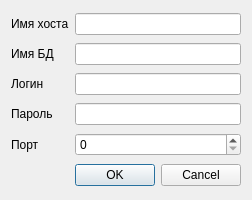
<?xml version="1.0" encoding="UTF-8"?>
<ui version="4.0">
 <class>Dialog</class>
 <widget class="QDialog" name="Dialog">
  <property name="geometry">
   <rect>
    <x>0</x>
    <y>0</y>
    <width>250</width>
    <height>200</height>
   </rect>
  </property>
  <property name="windowTitle">
   <string>Dialog</string>
  </property>
  <layout class="QGridLayout" name="gridLayout">
   <item row="3" column="2">
    <widget class="QLineEdit" name="le_login"/>
   </item>
   <item row="2" column="2">
    <widget class="QLineEdit" name="le_dbName"/>
   </item>
   <item row="1" column="2">
    <widget class="QLineEdit" name="le_hostName"/>
   </item>
   <item row="3" column="0">
    <widget class="QLabel" name="l_login">
     <property name="text">
      <string>Логин</string>
     </property>
     <property name="buddy">
      <cstring>le_login</cstring>
     </property>
    </widget>
   </item>
   <item row="2" column="0">
    <widget class="QLabel" name="l_dbName">
     <property name="text">
      <string>Имя БД</string>
     </property>
     <property name="buddy">
      <cstring>le_dbName</cstring>
     </property>
    </widget>
   </item>
   <item row="6" column="2">
    <widget class="QDialogButtonBox" name="buttonBox">
     <property name="orientation">
      <enum>Qt::Horizontal</enum>
     </property>
     <property name="standardButtons">
      <set>QDialogButtonBox::Cancel|QDialogButtonBox::Ok</set>
     </property>
    </widget>
   </item>
   <item row="1" column="0">
    <widget class="QLabel" name="l_hostName">
     <property name="text">
      <string>Имя хоста</string>
     </property>
     <property name="buddy">
      <cstring>le_hostName</cstring>
     </property>
    </widget>
   </item>
   <item row="4" column="0">
    <widget class="QLabel" name="l_password">
     <property name="text">
      <string>Пароль</string>
     </property>
     <property name="buddy">
      <cstring>le_password</cstring>
     </property>
    </widget>
   </item>
   <item row="4" column="2">
    <widget class="QLineEdit" name="le_password"/>
   </item>
   <item row="5" column="0">
    <widget class="QLabel" name="l_port">
     <property name="text">
      <string>Порт</string>
     </property>
     <property name="buddy">
      <cstring>spinBox</cstring>
     </property>
    </widget>
   </item>
   <item row="5" column="2">
    <widget class="QSpinBox" name="spinBox"/>
   </item>
  </layout>
 </widget>
 <resources/>
 <connections>
  <connection>
   <sender>buttonBox</sender>
   <signal>accepted()</signal>
   <receiver>Dialog</receiver>
   <slot>accept()</slot>
   <hints>
    <hint type="sourcelabel">
     <x>238</x>
     <y>177</y>
    </hint>
    <hint type="destinationlabel">
     <x>157</x>
     <y>199</y>
    </hint>
   </hints>
  </connection>
  <connection>
   <sender>buttonBox</sender>
   <signal>rejected()</signal>
   <receiver>Dialog</receiver>
   <slot>reject()</slot>
   <hints>
    <hint type="sourcelabel">
     <x>238</x>
     <y>183</y>
    </hint>
    <hint type="destinationlabel">
     <x>249</x>
     <y>199</y>
    </hint>
   </hints>
  </connection>
 </connections>
</ui>
